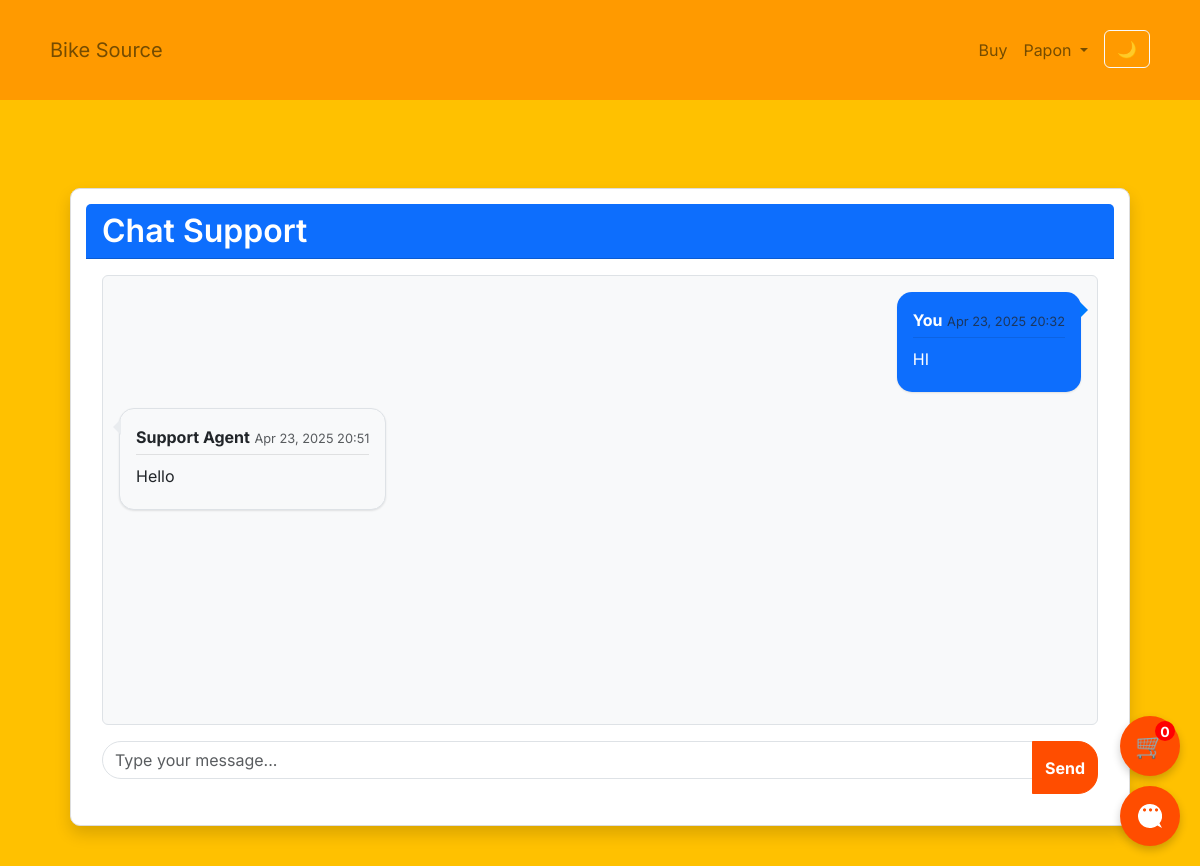
/chat-support/ (signed in), run on an earlier commit of the app's database.
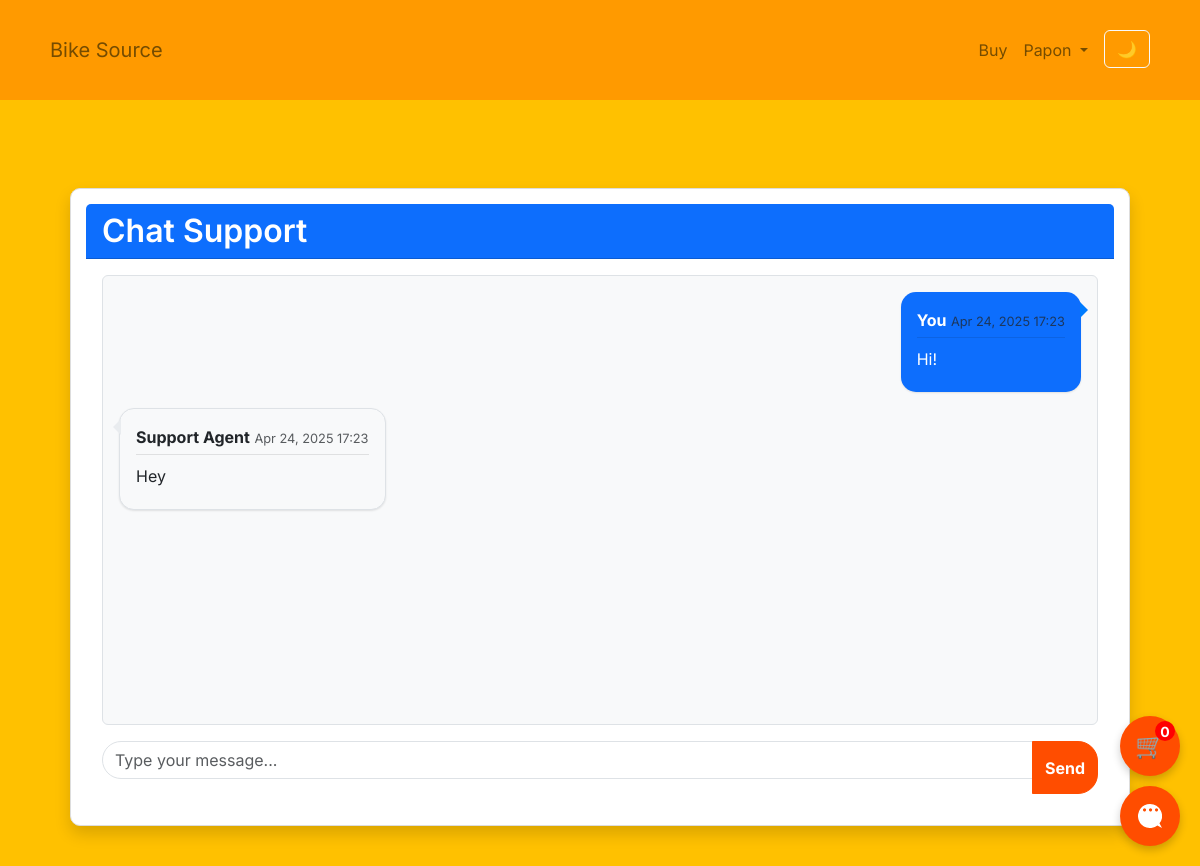
And on a later commit of the database.
### bike_buy_and_sell/models.py (models this page shows, shortened)
class ChatMessage(models.Model):
    STATUS_CHOICES = (
        ('open', 'Open'),
        ('in_progress', 'In Progress'),
        ('resolved', 'Resolved'),
        ('closed', 'Closed')
    )
    PRIORITY_CHOICES = (
        ('low', 'Low'),
        ('medium', 'Medium'),
        ('high', 'High')
    )
    user = models.ForeignKey(User, on_delete=models.CASCADE, related_name='chat_messages')
    message = models.TextField()
    is_admin = models.BooleanField(default=False)  # True if the message is from the admin
    timestamp = models.DateTimeField(auto_now_add=True)
    parent = models.ForeignKey('self', on_delete=models.CASCADE, null=True, blank=True, related_name='replies')
    subject = models.CharField(max_length=200, null=True, blank=True)
    category = models.CharField(max_length=50, null=True, blank=True)
    status = models.CharField(max_length=20, choices=STATUS_CHOICES, default='open')
    priority = models.CharField(max_length=20, choices=PRIORITY_CHOICES, default='medium')
    assigned_to = models.ForeignKey(User, on_delete=models.SET_NULL, null=True, blank=True, related_name='assigned_tickets')
    resolved_at = models.DateTimeField(null=True, blank=True)
    class Meta:
        ordering = ['-timestamp']

### bike_buy_and_sell/views.py (the view, shortened to what this page needs)
# urls.py: path('chat-support/', views.user_chat_support, name='chat_support'),
@login_required
def user_chat_support(request):
    messages_list = ChatMessage.objects.filter(user=request.user).order_by('timestamp')
    return render(request, 'chat_support.html', {'messages': messages_list})

### bike_buy_and_sell/cart.py (called while the page is built)
    def __len__(self):
        return sum(item['quantity'] for item in self.cart.values())

### bike_buy_and_sell/context_processors.py (called while the page is built)
def cart(request):
    return {'cart': Cart(request)}

### templates/chat_support.html (shortened to what this page needs)
{% extends 'base.html' %}
{% block content %}
<div class="container mt-4">
    <div class="card shadow">
        <div class="card-header bg-primary text-white">
            <h2 class="mb-0">Chat Support</h2>
        </div>
        <div class="card-body">
            <div class="chat-box border rounded p-3 mb-3" style="height: 450px; overflow-y: scroll;">
                {% for message in messages %}
                    <div class="d-flex mb-3 {% if message.is_admin %}justify-content-start{% else %}justify-content-end{% endif %}">
                        <div class="chat-bubble p-3 rounded {% if message.is_admin %}bg-light border{% else %}bg-primary text-white{% endif %}"
                             style="max-width: 70%; position: relative;">
                            <div class="chat-header mb-1">
                                <strong>{% if message.is_admin %}Support Agent{% else %}You{% endif %}</strong>
                                <small class="text-muted" style="font-size: 0.8rem;">
                                    {{ message.timestamp|date:"M d, Y H:i" }}
                                </small>
                            </div>
                            <div class="chat-content">
                                {{ message.message|linebreaksbr }}
                            </div>
                        </div>
                    </div>
                {% empty %}
                    <div class="text-center text-muted">
                        <p>No messages yet. Start the conversation!</p>
                        <p>Our support team typically responds within 1 hour.</p>
                    </div>
                {% endfor %}
            </div>
            <form method="post" class="chat-form" id="chatForm">
                <div class="input-group">
                    <input type="text" name="message" class="form-control" placeholder="Type your message..." required
                           style="border-radius: 20px 0 0 20px;">
                    <button type="submit" class="btn btn-primary" style="border-radius: 0 20px 20px 0;">
                         Send
                    </button>
                </div>
            </form>
        </div>
    </div>
</div>
{% endblock %}

What changed in the data, as far as the page shows it:
removed ChatMessage: is_admin "You", timestamp "Apr 23, 2025 20:32", message "HI"
removed ChatMessage: is_admin "Support Agent", timestamp "Apr 23, 2025 20:51", message "Hello"
added ChatMessage: is_admin "You", timestamp "Apr 24, 2025 17:23", message "Hi!"
added ChatMessage: is_admin "Support Agent", timestamp "Apr 24, 2025 17:23", message "Hey"
